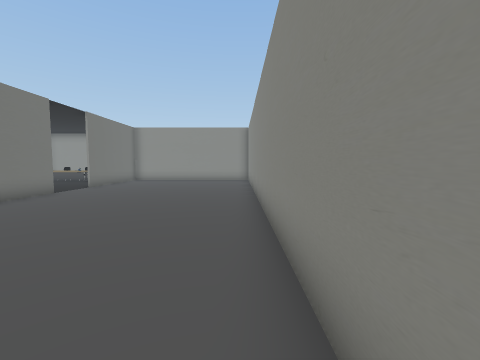
View 1 (above)

16 first-person views from a walk through a Unity game level. The camera is 1.2 m above the floor, tilts 4° down and sees 90° across. The floor is counted in squares, 1 m on a side. Each view is taken from the middle of a square. On the plan, view 1 faces up. The plan holds only what a view shows up to about 12 squares ahead; the rest is blank. Some animated figures are not drawn.

View 2
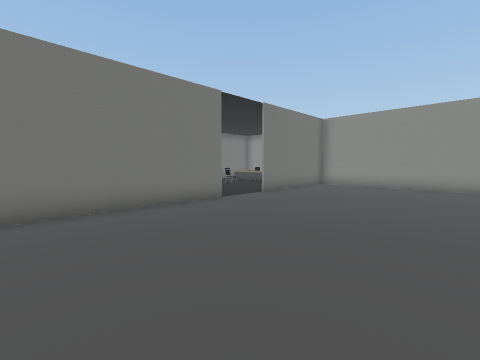

View 3
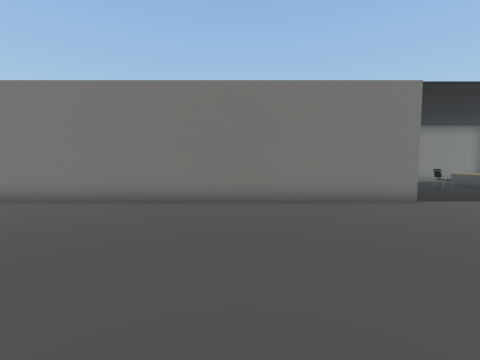

View 4
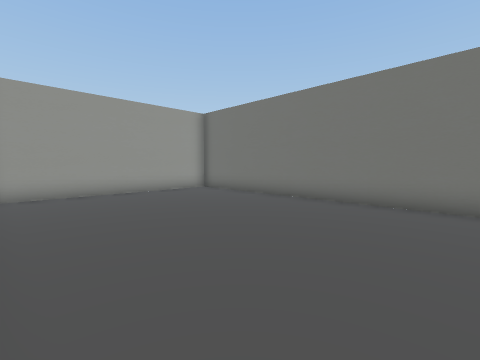

View 5
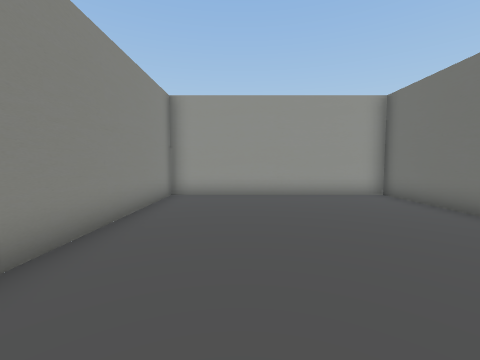

View 6
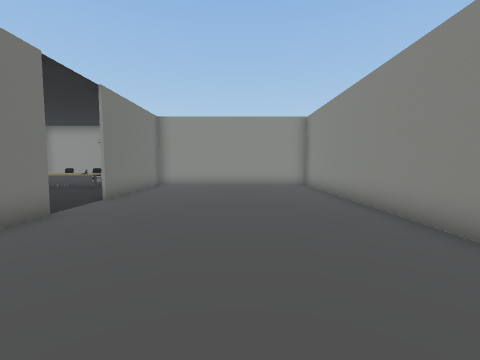

View 7
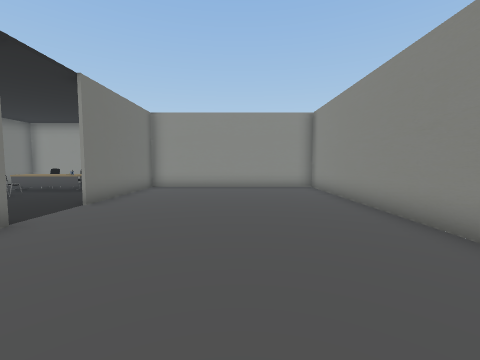

View 8
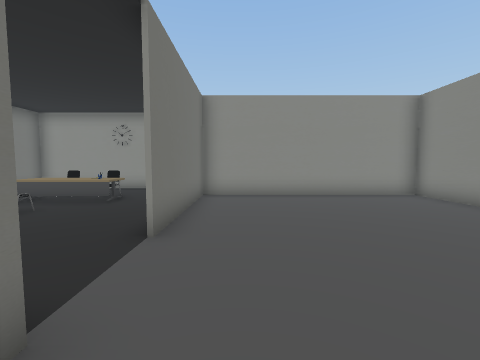

View 9
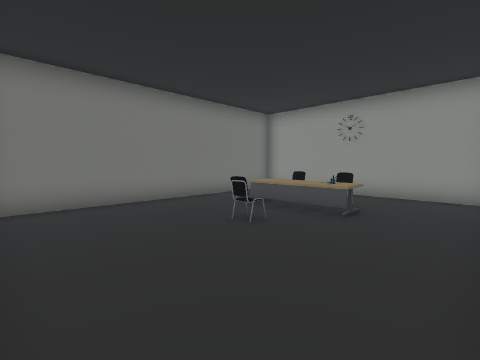

View 10
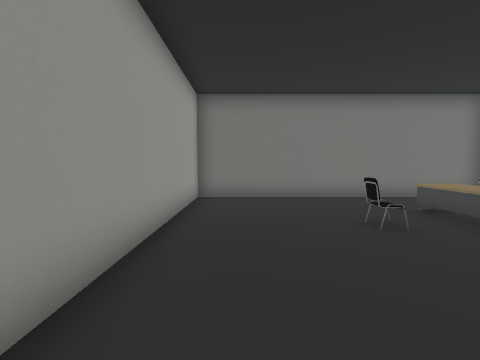

View 11
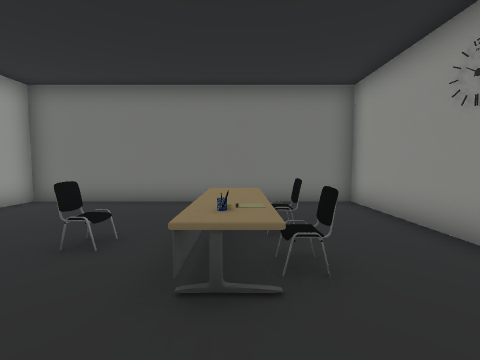

View 12
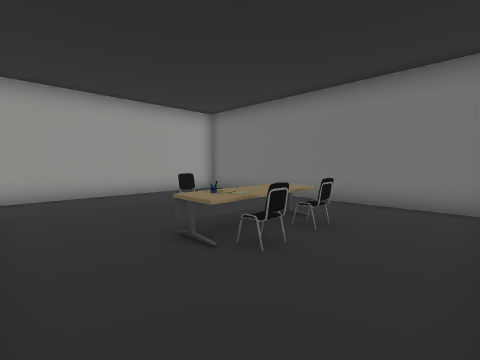

View 13
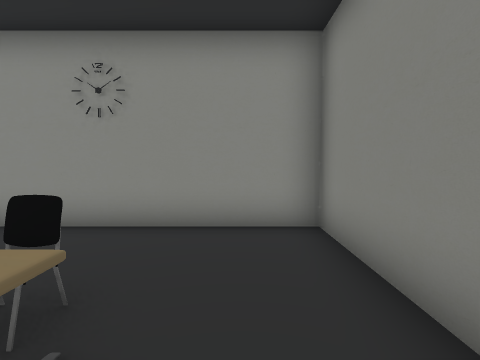

View 14
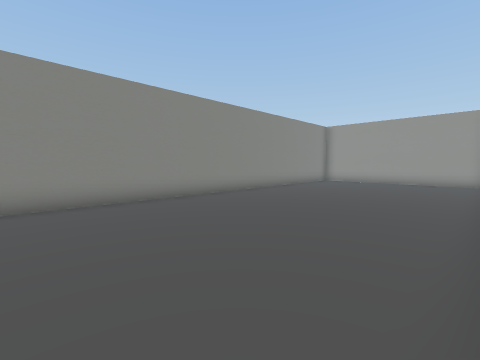

View 15
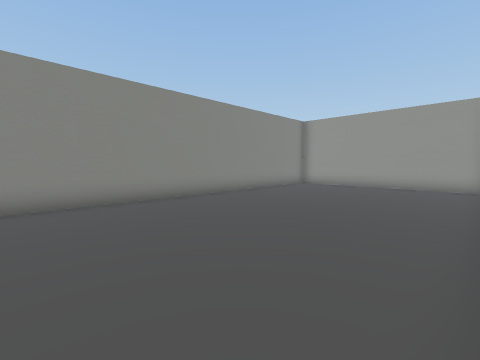

View 16
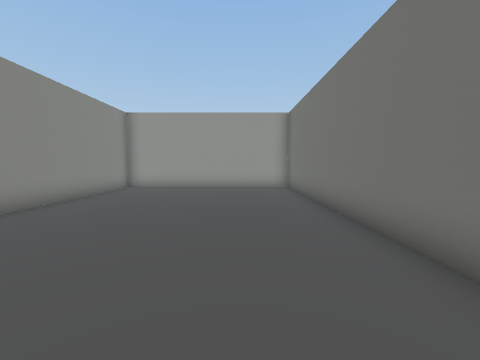

### Floor plan
Points are (right, up) in squares from view 1. A wall is a line through its corners. A room is listed if a view was taken in it or the views show most of it. See-through windows are left out.
Room 1 (views 1, 2, 3, 4, 5, 6, 7, 8, 9, 10, 14, 15, 16)
walls: (-7.4, 9.6) (-7.4, -6) (0.6, -6) (0.6, 17) (-7.4, 17) (-7.4, 11.8)
ways out: opening at (-7.5, 10.5) to room 2
Room 2 (views 11, 12, 13)
walls: (-7.5, 16.4) (-7.5, 19.5) (-15.5, 19.5) (-15.5, 9.5) (-7.9, 9.5)
ways out: opening at (-7.5, 10.5) to room 1
objects: desk (-13, 16) to (-10, 16); chair (-12, 13) to (-11, 13); chair (-12, 17); chair (-11, 17)

Where each view was taken, in squares from view 1:
view 1: 0 up, 0 right, facing up
view 2: 4 up, 1 left, facing up-left
view 3: 4 up, 0 right, facing left
view 4: 4 up, 0 right, facing down-left
view 5: 3 up, 2 left, facing down
view 6: 4 up, 3 left, facing up
view 7: 5 up, 3 left, facing up
view 8: 8 up, 6 left, facing up
view 9: 10 up, 8 left, facing up-left
view 10: 11 up, 7 left, facing left
view 11: 16 up, 8 left, facing left
view 12: 19 up, 8 left, facing down-left
view 13: 15 up, 9 left, facing up
view 14: 10 up, 7 left, facing down-right
view 15: 7 up, 7 left, facing down-right
view 16: 6 up, 5 left, facing down
